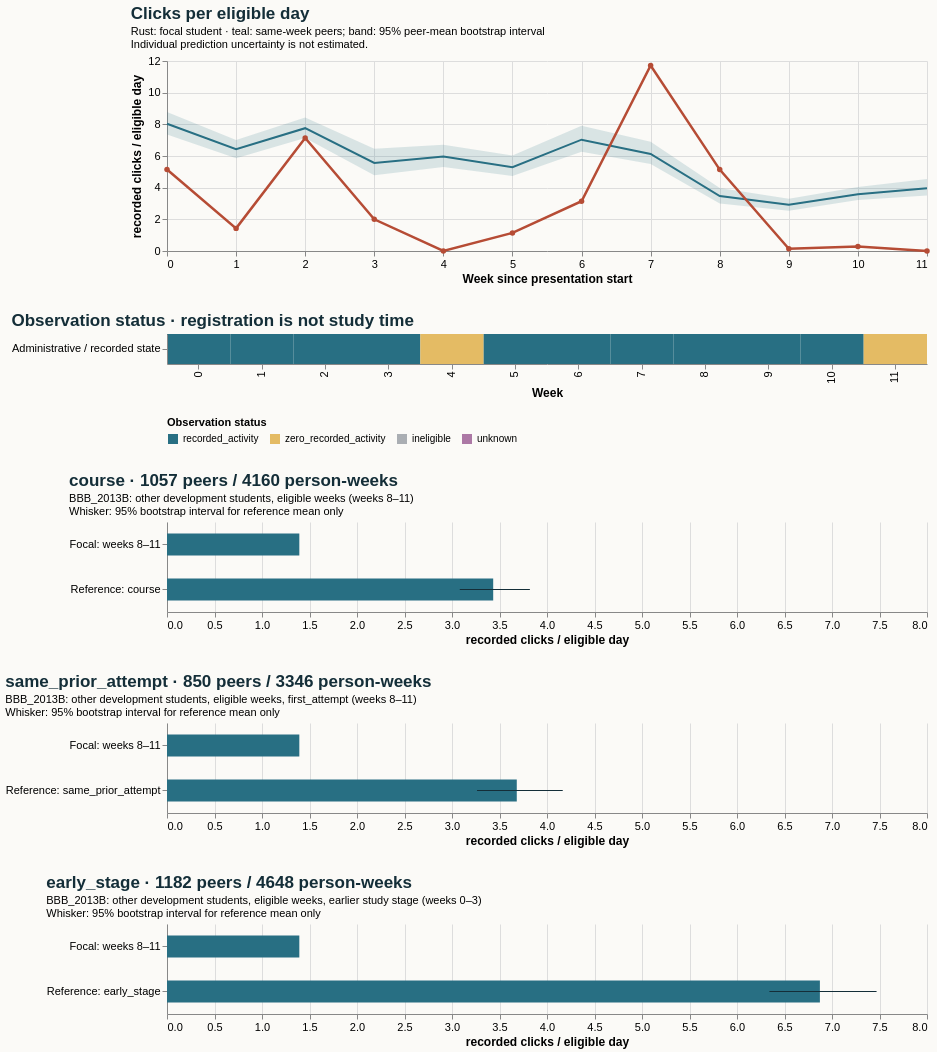

Describe this chart as a Vega-Lite specification.
### Vega-Lite specification from a JSON file in a GitHub repository (floating-point values rounded to 4 significant figures)
{"$schema": "https://vega.github.io/schema/vega-lite/v5.20.1.json", "config": {"axis": {"labelFontSize": 11, "titleFontSize": 12}, "background": "#fbfaf7", "font": "sans-serif", "title": {"anchor": "start", "color": "#142e38", "fontSize": 17, "subtitleFontSize": 11}, "view": {"continuousHeight": 300, "continuousWidth": 300, "stroke": null}}, "datasets": {"data-250b8f18df64dd6f26214e3093cac2d4": [{"end_day": 6, "focal_value": 5.143, "peer_ci_high": 8.774, "peer_ci_low": 7.363, "peer_mean": 8.038, "peer_observations": 1181, "peer_people": 1181, "reference": "course", "unit": "recorded clicks / eligible day", "week": 0}, {"end_day": 13, "focal_value": 1.429, "peer_ci_high": 7.009, "peer_ci_low": 5.862, "peer_mean": 6.425, "peer_observations": 1171, "peer_people": 1171, "reference": "course", "unit": "recorded clicks / eligible day", "week": 1}, {"end_day": 20, "focal_value": 7.143, "peer_ci_high": 8.434, "peer_ci_low": 7.14, "peer_mean": 7.757, "peer_observations": 1152, "peer_people": 1152, "reference": "course", "unit": "recorded clicks / eligible day", "week": 2}, {"end_day": 27, "focal_value": 2.0, "peer_ci_high": 6.463, "peer_ci_low": 4.781, "peer_mean": 5.557, "peer_observations": 1144, "peer_people": 1144, "reference": "course", "unit": "recorded clicks / eligible day", "week": 3}, {"end_day": 34, "focal_value": 0.0, "peer_ci_high": 6.706, "peer_ci_low": 5.306, "peer_mean": 5.974, "peer_observations": 1102, "peer_people": 1102, "reference": "course", "unit": "recorded clicks / eligible day", "week": 4}, {"end_day": 41, "focal_value": 1.143, "peer_ci_high": 6.033, "peer_ci_low": 4.73, "peer_mean": 5.288, "peer_observations": 1095, "peer_people": 1095, "reference": "course", "unit": "recorded clicks / eligible day", "week": 5}, {"end_day": 48, "focal_value": 3.143, "peer_ci_high": 7.908, "peer_ci_low": 6.267, "peer_mean": 7.031, "peer_observations": 1083, "peer_people": 1083, "reference": "course", "unit": "recorded clicks / eligible day", "week": 6}, {"end_day": 55, "focal_value": 11.71, "peer_ci_high": 6.899, "peer_ci_low": 5.488, "peer_mean": 6.132, "peer_observations": 1067, "peer_people": 1067, "reference": "course", "unit": "recorded clicks / eligible day", "week": 7}, {"end_day": 62, "focal_value": 5.143, "peer_ci_high": 3.975, "peer_ci_low": 3.003, "peer_mean": 3.47, "peer_observations": 1057, "peer_people": 1057, "reference": "course", "unit": "recorded clicks / eligible day", "week": 8}, {"end_day": 69, "focal_value": 0.1429, "peer_ci_high": 3.305, "peer_ci_low": 2.549, "peer_mean": 2.924, "peer_observations": 1040, "peer_people": 1040, "reference": "course", "unit": "recorded clicks / eligible day", "week": 9}, {"end_day": 76, "focal_value": 0.2857, "peer_ci_high": 4.045, "peer_ci_low": 3.226, "peer_mean": 3.59, "peer_observations": 1034, "peer_people": 1034, "reference": "course", "unit": "recorded clicks / eligible day", "week": 10}, {"end_day": 83, "focal_value": 0.0, "peer_ci_high": 4.544, "peer_ci_low": 3.499, "peer_mean": 3.966, "peer_observations": 1029, "peer_people": 1029, "reference": "course", "unit": "recorded clicks / eligible day", "week": 11}], "data-3622f3a151e34ce1dff3045e475f5e8b": [{"hi": null, "lo": null, "series": "Focal: weeks 8–11", "value": 1.393}, {"hi": 4.166, "lo": 3.264, "series": "Reference: same_prior_attempt", "value": 3.682}], "data-55baacbb067926eebf48c5f9698552b0": [{"hi": null, "lo": null, "series": "Focal: weeks 8–11", "value": 1.393}, {"hi": 3.82, "lo": 3.082, "series": "Reference: course", "value": 3.434}], "data-ad310d56112992400da94c2c082c8b04": [{"hi": null, "lo": null, "series": "Focal: weeks 8–11", "value": 1.393}, {"hi": 7.469, "lo": 6.341, "series": "Reference: early_stage", "value": 6.873}], "data-b482719ae0b1c44f9505b8eade39684e": [{"eligible_days": 7.0, "end_day": 6, "logging_completeness": "unknown", "observation_status": "recorded_activity", "row": "Administrative / recorded state", "score_status": "withheld_release_time_unknown", "start_day": 0, "value": 5.143, "week": 0}, {"eligible_days": 7.0, "end_day": 13, "logging_completeness": "unknown", "observation_status": "recorded_activity", "row": "Administrative / recorded state", "score_status": "withheld_release_time_unknown", "start_day": 7, "value": 1.429, "week": 1}, {"eligible_days": 7.0, "end_day": 20, "logging_completeness": "unknown", "observation_status": "recorded_activity", "row": "Administrative / recorded state", "score_status": "withheld_release_time_unknown", "start_day": 14, "value": 7.143, "week": 2}, {"eligible_days": 7.0, "end_day": 27, "logging_completeness": "unknown", "observation_status": "recorded_activity", "row": "Administrative / recorded state", "score_status": "withheld_release_time_unknown", "start_day": 21, "value": 2.0, "week": 3}, {"eligible_days": 7.0, "end_day": 34, "logging_completeness": "unknown", "observation_status": "zero_recorded_activity", "row": "Administrative / recorded state", "score_status": "withheld_release_time_unknown", "start_day": 28, "value": 0.0, "week": 4}, {"eligible_days": 7.0, "end_day": 41, "logging_completeness": "unknown", "observation_status": "recorded_activity", "row": "Administrative / recorded state", "score_status": "withheld_release_time_unknown", "start_day": 35, "value": 1.143, "week": 5}, {"eligible_days": 7.0, "end_day": 48, "logging_completeness": "unknown", "observation_status": "recorded_activity", "row": "Administrative / recorded state", "score_status": "withheld_release_time_unknown", "start_day": 42, "value": 3.143, "week": 6}, {"eligible_days": 7.0, "end_day": 55, "logging_completeness": "unknown", "observation_status": "recorded_activity", "row": "Administrative / recorded state", "score_status": "withheld_release_time_unknown", "start_day": 49, "value": 11.71, "week": 7}, {"eligible_days": 7.0, "end_day": 62, "logging_completeness": "unknown", "observation_status": "recorded_activity", "row": "Administrative / recorded state", "score_status": "withheld_release_time_unknown", "start_day": 56, "value": 5.143, "week": 8}, {"eligible_days": 7.0, "end_day": 69, "logging_completeness": "unknown", "observation_status": "recorded_activity", "row": "Administrative / recorded state", "score_status": "withheld_release_time_unknown", "start_day": 63, "value": 0.1429, "week": 9}, {"eligible_days": 7.0, "end_day": 76, "logging_completeness": "unknown", "observation_status": "recorded_activity", "row": "Administrative / recorded state", "score_status": "withheld_release_time_unknown", "start_day": 70, "value": 0.2857, "week": 10}, {"eligible_days": 7.0, "end_day": 83, "logging_completeness": "unknown", "observation_status": "zero_recorded_activity", "row": "Administrative / recorded state", "score_status": "withheld_release_time_unknown", "start_day": 77, "value": 0.0, "week": 11}]}, "resolve": {"scale": {"color": "independent"}}, "spacing": 28, "vconcat": [{"data": {"name": "data-250b8f18df64dd6f26214e3093cac2d4"}, "height": 190, "layer": [{"encoding": {"x": {"axis": {"tickMinStep": 1}, "field": "week", "title": "Week since presentation start", "type": "quantitative"}, "y": {"field": "peer_ci_low", "scale": {"zero": true}, "title": "recorded clicks / eligible day", "type": "quantitative"}, "y2": {"field": "peer_ci_high"}}, "mark": {"color": "#286f83", "opacity": 0.16, "type": "area"}}, {"encoding": {"tooltip": [{"field": "week", "type": "quantitative"}, {"field": "peer_mean", "type": "quantitative"}, {"field": "peer_people", "type": "quantitative"}, {"field": "peer_observations", "type": "quantitative"}], "x": {"field": "week", "type": "quantitative"}, "y": {"field": "peer_mean", "type": "quantitative"}}, "mark": {"color": "#286f83", "strokeWidth": 2, "type": "line"}}, {"encoding": {"tooltip": [{"field": "week", "type": "quantitative"}, {"field": "focal_value", "type": "quantitative"}], "x": {"field": "week", "type": "quantitative"}, "y": {"field": "focal_value", "type": "quantitative"}}, "mark": {"color": "#b64c35", "point": {"color": "#b64c35"}, "strokeWidth": 2.5, "type": "line"}}], "title": {"subtitle": ["Rust: focal student · teal: same-week peers; band: 95% peer-mean bootstrap interval", "Individual prediction uncertainty is not estimated."], "text": "Clicks per eligible day"}, "width": 760}, {"data": {"name": "data-b482719ae0b1c44f9505b8eade39684e"}, "encoding": {"color": {"field": "observation_status", "legend": {"labelLimit": 260, "orient": "bottom"}, "scale": {"domain": ["recorded_activity", "zero_recorded_activity", "ineligible", "unknown"], "range": ["#286f83", "#e4bb64", "#aaaeb3", "#ac78a5"]}, "title": "Observation status", "type": "nominal"}, "tooltip": [{"field": "week", "type": "quantitative"}, {"field": "eligible_days", "type": "quantitative"}, {"field": "observation_status", "type": "nominal"}, {"field": "logging_completeness", "type": "nominal"}], "x": {"field": "week", "title": "Week", "type": "ordinal"}, "y": {"field": "row", "title": null, "type": "nominal"}}, "height": 30, "mark": {"type": "rect"}, "title": "Observation status · registration is not study time", "width": 760}, {"data": {"name": "data-55baacbb067926eebf48c5f9698552b0"}, "height": 90, "layer": [{"encoding": {"x": {"field": "value", "scale": {"domain": [0, 7.843], "zero": true}, "title": "recorded clicks / eligible day", "type": "quantitative"}, "y": {"field": "series", "sort": null, "title": null, "type": "nominal"}}, "mark": {"color": "#286f83", "size": 22, "type": "bar"}}, {"encoding": {"x": {"field": "lo", "type": "quantitative"}, "x2": {"field": "hi"}, "y": {"field": "series", "sort": null, "title": null, "type": "nominal"}}, "mark": {"color": "#142e38", "type": "rule"}}], "title": {"subtitle": ["BBB_2013B: other development students, eligible weeks (weeks 8–11)", "Whisker: 95% bootstrap interval for reference mean only"], "text": "course · 1057 peers / 4160 person-weeks"}, "width": 760}, {"data": {"name": "data-3622f3a151e34ce1dff3045e475f5e8b"}, "height": 90, "layer": [{"encoding": {"x": {"field": "value", "scale": {"domain": [0, 7.843], "zero": true}, "title": "recorded clicks / eligible day", "type": "quantitative"}, "y": {"field": "series", "sort": null, "title": null, "type": "nominal"}}, "mark": {"color": "#286f83", "size": 22, "type": "bar"}}, {"encoding": {"x": {"field": "lo", "type": "quantitative"}, "x2": {"field": "hi"}, "y": {"field": "series", "sort": null, "title": null, "type": "nominal"}}, "mark": {"color": "#142e38", "type": "rule"}}], "title": {"subtitle": ["BBB_2013B: other development students, eligible weeks, first_attempt (weeks 8–11)", "Whisker: 95% bootstrap interval for reference mean only"], "text": "same_prior_attempt · 850 peers / 3346 person-weeks"}, "width": 760}, {"data": {"name": "data-ad310d56112992400da94c2c082c8b04"}, "height": 90, "layer": [{"encoding": {"x": {"field": "value", "scale": {"domain": [0, 7.843], "zero": true}, "title": "recorded clicks / eligible day", "type": "quantitative"}, "y": {"field": "series", "sort": null, "title": null, "type": "nominal"}}, "mark": {"color": "#286f83", "size": 22, "type": "bar"}}, {"encoding": {"x": {"field": "lo", "type": "quantitative"}, "x2": {"field": "hi"}, "y": {"field": "series", "sort": null, "title": null, "type": "nominal"}}, "mark": {"color": "#142e38", "type": "rule"}}], "title": {"subtitle": ["BBB_2013B: other development students, eligible weeks, earlier study stage (weeks 0–3)", "Whisker: 95% bootstrap interval for reference mean only"], "text": "early_stage · 1182 peers / 4648 person-weeks"}, "width": 760}]}
